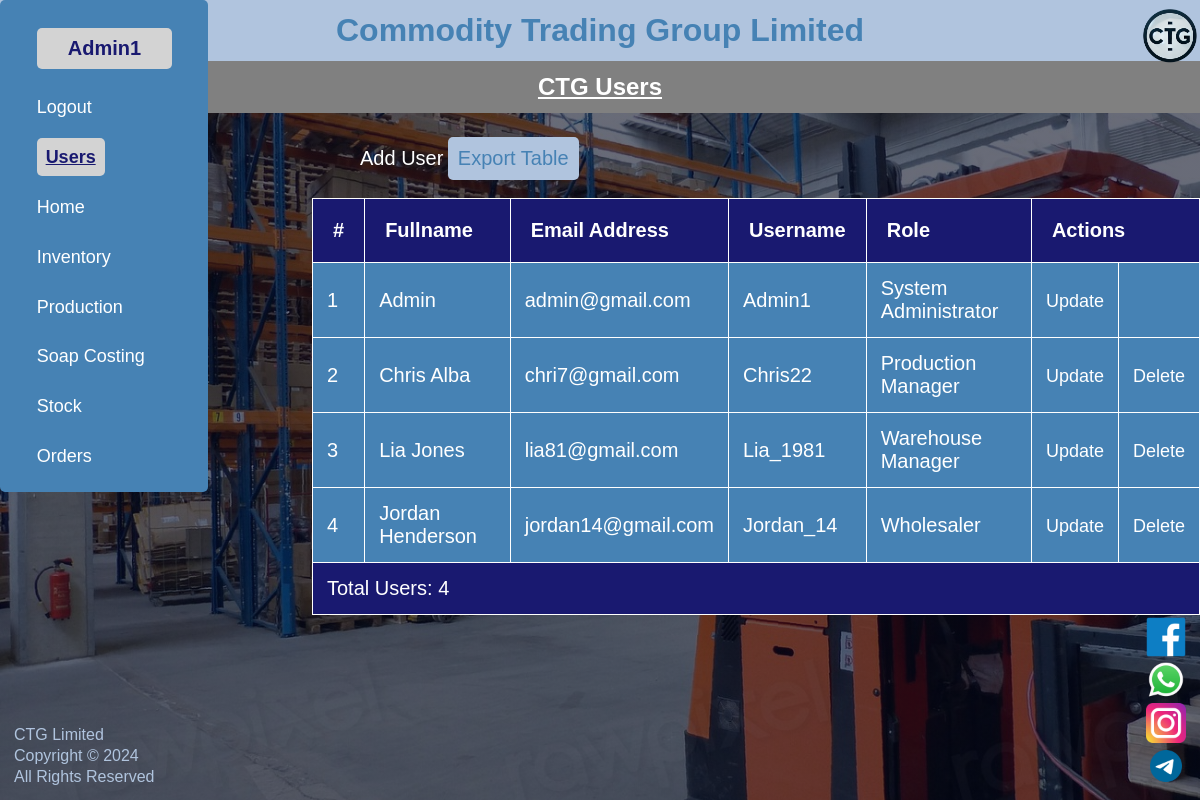
The page /users.php (signed in) on the database its author committed.
### tables this page shows
CREATE TABLE `ctg_users` (
  `id` int(11) NOT NULL,
  `role` enum('System Administrator','Production Manager','Warehouse Manager','Wholesaler') NOT NULL,
  `fullname` varchar(50) NOT NULL,
  `email` varchar(50) NOT NULL,
  `username` varchar(50) NOT NULL,
  `password` varchar(50) NOT NULL
);

### users.php (the view, shortened to what this page needs)
<?php
include('tbl_conn_files/users_conn.php');
?>
<!DOCTYPE html>
<html lang="en">
<html>
<head>
	<link rel="stylesheet" type="text/css" href="styles/users_style.css">
	<link rel="stylesheet" type="text/css" href="styles/style.css">
</head>
<body>
	<h1>Commodity Trading Group Limited</h1>
	<div class="logo_section">
		<a href="index.php"><img src="icons/4_ctg_logo.png" alt="CTG Logo"></a>
	</div>
	<h2>CTG Users </h2>
	<div class="ctg_links">
		<?php if ($_SESSION['role'] == 'System Administrator') { ?>
		<a href="add_user.php">Add User</a>
		<button type="button" class="btn" id="btnExportXlsx">Export Table</button><br><br>
		<?php } ?>
	</div>
	<div class="table_wrapper">
	<table id="ctg_users_table" border="1">
	<thead>
		<tr>
		<th>#</th>
		<th>Fullname</th>
		<th>Email Address</th>
		<th>Username</th>
		<th>Role</th>
		<?php if ($_SESSION['role'] == 'System Administrator') { ?>
		<th colspan="2">Actions</th>
		<?php } ?>
	</tr>
	</thead>
	<tbody>
        <?php
        $query = "SELECT * FROM ctg_users";
        $result = mysqli_query($conn, $query);
        if ($result->num_rows > 0) {
            while ($row = $result->fetch_assoc()) {
        ?>
            <tr>
                <td><?php echo $row['id']; ?></td>
                <td><?php echo $row['fullname']; ?></td>
                <td><?php echo $row['email']; ?></td>
                <td><?php echo $row['username']; ?></td>
                <td><?php echo $row['role']; ?></td>
                <?php if ($_SESSION['role'] == 'System Administrator') { ?>
                    <td><a href="update_user.php?updateid=<?php echo $row['id']; ?>">Update</a></td>
                    <?php if ($row['role'] != 'System Administrator') { ?>
                        <td><a href="delete_user.php?id=<?php echo $row['id']; ?>">Delete</a></td>
                    <?php } else { ?>
                        <td></td>
                    <?php } ?>
                <?php } ?>
            </tr>
        <?php
            }
        }
        ?>
    </tbody>
	<tfoot>
		<tr>
			<td colspan="7">
				<?php
				$result = mysqli_query($conn, "SELECT count(*) FROM ctg_users");
				while ($rows = mysqli_fetch_array($result)){?>
				<?php echo "Total Users: " . $rows['count(*)']; ?>
				<?php
				}
				?>
			</td>
		</tr>
	</tfoot>
	</table>
	</div>
	<nav>
      <div class="links" id="side-nav-links">
        <ul>
        	<li><p><?php echo $_SESSION['username']; ?></p></li>
        	<li><a href="index.php?logout='1'">Logout</a></li>
          <?php if ($_SESSION['role'] == 'System Administrator' or $_SESSION['role'] == 'Production Manager' or $_SESSION['role'] == 'Warehouse Manager') { ?>
          <li><a href="users.php">Users</a></li>
          <?php } ?>
          <li><a href="index.php">Home</a></li>
          <?php if ($_SESSION['role'] == 'System Administrator' or $_SESSION['role'] == 'Warehouse Manager') { ?>
          <li><a href="inventory.php">Inventory</a></li>
          <?php } ?>
          <?php if ($_SESSION['role'] == 'System Administrator' or $_SESSION['role'] == 'Production Manager' or $_SESSION['role'] == 'Warehouse Manager') { ?>
          <li><a href="issue_to_production.php">Production</a></li>
          <?php } ?>
          <?php if ($_SESSION['role'] == 'System Administrator' or $_SESSION['role'] == 'Production Manager') { ?>
          <li><a href="soap_costing.php">Soap Costing</a></li>
          <?php } ?>
          <?php if ($_SESSION['role'] == 'System Administrator' or $_SESSION['role'] == 'Warehouse Manager') { ?>
          <li><a href="products.php">Stock</a></li>
        	<?php } ?>
        	<?php if ($_SESSION['role'] == 'System Administrator' or $_SESSION['role'] == 'Warehouse Manager' or $_SESSION['role'] == 'Wholesaler') { ?>
          <li><a href="orders.php">Orders</a></li>
          <?php } ?>
        </ul>
      </div>
    </nav>
	<div class="footer">
	    <p>CTG Limited</p>
	    <p>Copyright&nbsp;&copy; 2024</p>
	    <p>All Rights Reserved</p>
    </div>
    <div class="footer-box">
    <ul class="footer-social">
      <li><a href="http://facebook.com"><img src="icons/facebook-icon.png" alt="Facebook"></a></li>
      <li><a href="https://whatsapp.com/"><img src="icons/whatsapp-icon.png" alt="WhatsApp"></a></li>
      <li><a href="http://instagram.com"><img src="icons/instagram-icon.png" alt="Instagram"></a></li>
      <li><a href="https://telegram.org/"><img src="icons/telegram-icon.png" alt="Telegram"></a></li>
    </ul>
    </div>
</body>
</html>

### styles/users_style.css (style rules this page uses)
h2 { margin-bottom: 2%; padding: 1%; text-align: center; color: white; text-decoration: underline; background-color: grey; }
.table_wrapper { max-height: 480px; overflow-x: auto; overflow-y: auto; }
table { background-color: steelblue; border-color: white; border-collapse: collapse; font-size: 20px; margin-left: 26%; color: white; }
.ctg_links a { text-decoration: none; color: white; font-size: 20px; margin-left: 30%; }
.ctg_links .btn { font-size: 20px; }
td a { text-decoration: none; color: white; font-size: 18px; }
thead th { background-color: midnightblue; top: 0; position: sticky; padding: 20px; text-align: left; }
td { text-align: left; padding: 14px; }
tfoot tr td { background-color: midnightblue; bottom: 0; position: sticky; }

### styles/style.css (style rules this page uses)
* { margin: 0px; padding: 0px; }
body { font-family: "Arial", sans-serif; background-image: linear-gradient(rgba(4, 9, 30, 0.6),rgb(4,9,30,0.6)), url(../images/ims-img.jpg); background-size: cover; background-attachment: fixed; }
nav { top: -0; left: 0; position: fixed; width: 160px; background-color: steelblue; border-radius: 5px; display: block; padding: 1% 2%; justify-content: space-between; align-items: center; }
.links ul li { list-style: none; display: block; padding-top: 10%; padding-left: 8%; padding-bottom: 8%; position: relative; }
.links ul li a { color: white; text-decoration: none; font-size: 18px; cursor: pointer; }
nav ul li p { border-radius: 5px; color: midnightblue; font-size: 20px; font-weight: bold; background-color: lightgrey; padding: 6%; width: 80%; text-align: center; }
.links ul li a.active { color: midnightblue; background-color: lightgrey; font-weight: bold; text-decoration: underline; padding: 6%; border-radius: 5px; }
h1 { background-color: lightsteelblue; color: steelblue; text-align: center; padding: 1% 1%; }
.logo_section img { width: 60px; top: 1%; right: 0; position: fixed; }
.btn { padding: 10px; font-size: 15px; color: steelblue; cursor: pointer; background: lightsteelblue; border: none; border-radius: 5px; }
.footer { font-size: 16px; position: fixed; left: 0; bottom: 0; margin-left: 1%; margin-bottom: 1%; width: 20%; color: white; text-align: left; }
.footer p { color: lightsteelblue; margin: 1px; padding: 1px; }
.footer-box { margin-right: 1%; margin-bottom: 1%; position: fixed; right: 0; bottom: 0; }
.footer-box ul li { margin: 1px; padding: 1px; list-style: none; }
.footer-social a { display: flex; justify-content: center; }
.footer-social img { width: 40px; height: 40px; }

### rows shown on the page
ctg_users: id "1", fullname "Admin", email "admin@gmail.com", username "Admin1", role "System Administrator"
ctg_users: id "2", fullname "Chris Alba", email "chri7@gmail.com", username "Chris22", role "Production Manager"
ctg_users: id "3", fullname "Lia Jones", email "lia81@gmail.com", username "Lia_1981", role "Warehouse Manager"
ctg_users: id "4", fullname "Jordan Henderson", email "jordan14@gmail.com", username "Jordan_14", role "Wholesaler"

### other values the page prints
$rows['count(*)'] "4"
$_SESSION['username'] "Admin1"
